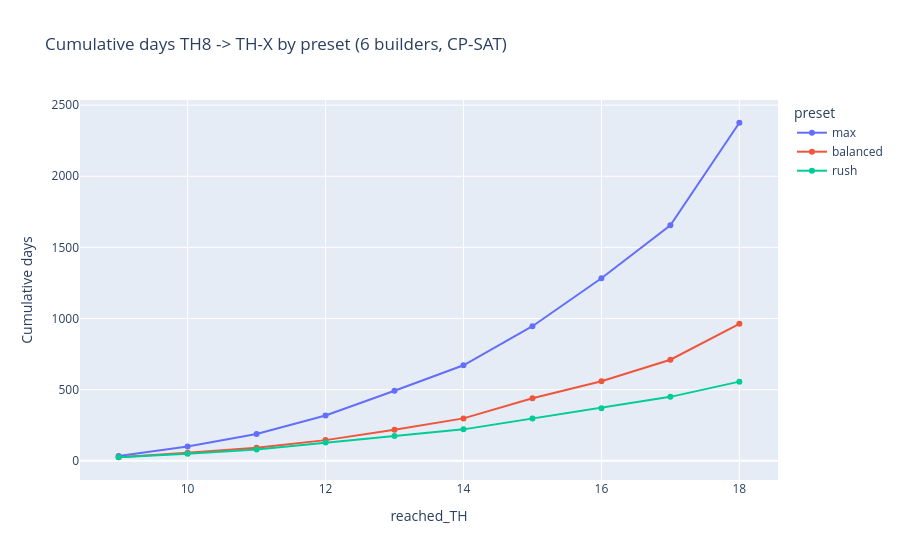

This figure's notebook cell:
### Code cell
# Cumulative days to reach each TH from TH8
cum_rows = []
for preset in PRESETS:
    sub = long_df[long_df['preset']==preset].sort_values('transition_num')
    cum = 0
    for _, r in sub.iterrows():
        cum += r['CPSAT_days']
        cum_rows.append({
            'preset': preset,
            'reached_TH': int(r['transition'].split('->TH')[1]),
            'cumulative_days': cum,
            'cumulative_years': round(cum/365.25, 2),
        })
cum_df = pd.DataFrame(cum_rows)
fig = px.line(cum_df, x='reached_TH', y='cumulative_days', color='preset', markers=True,
              title='Cumulative days TH8 -> TH-X by preset (6 builders, CP-SAT)')
fig.update_yaxes(title='Cumulative days')
fig.show()
cum_df.pivot(index='reached_TH', columns='preset', values='cumulative_years')

### Figure 1 — Plotly figure (JSON) as saved in the notebook; plotly's stock layout.template omitted (floating-point values rounded to 4 significant figures)
{"data": [{"hovertemplate": "preset=max<br>reached_TH=%{x}<br>cumulative_days=%{y}<extra></extra>", "legendgroup": "max", "line": {"color": "#636efa", "dash": "solid"}, "marker": {"symbol": "circle"}, "mode": "lines+markers", "name": "max", "orientation": "v", "showlegend": true, "type": "scatter", "x": [9, 10, 11, 12, 13, 14, 15, 16, 17, 18], "xaxis": "x", "y": [34.1, 100.6, 188.1, 318.1, 492.1, 671.6, 946.1, 1283.0, 1655.0, 2376.0], "yaxis": "y"}, {"hovertemplate": "preset=balanced<br>reached_TH=%{x}<br>cumulative_days=%{y}<extra></extra>", "legendgroup": "balanced", "line": {"color": "#EF553B", "dash": "solid"}, "marker": {"symbol": "circle"}, "mode": "lines+markers", "name": "balanced", "orientation": "v", "showlegend": true, "type": "scatter", "x": [9, 10, 11, 12, 13, 14, 15, 16, 17, 18], "xaxis": "x", "y": [24.9, 55.7, 92.5, 145.3, 218.3, 298.1, 439.1, 559.6, 710.6, 963.1], "yaxis": "y"}, {"hovertemplate": "preset=rush<br>reached_TH=%{x}<br>cumulative_days=%{y}<extra></extra>", "legendgroup": "rush", "line": {"color": "#00cc96", "dash": "solid"}, "marker": {"symbol": "circle"}, "mode": "lines+markers", "name": "rush", "orientation": "v", "showlegend": true, "type": "scatter", "x": [9, 10, 11, 12, 13, 14, 15, 16, 17, 18], "xaxis": "x", "y": [24.9, 48.7, 78.7, 128.7, 173.9, 220.9, 296.9, 369.4, 449.4, 556.4], "yaxis": "y"}], "layout": {"legend": {"title": {"text": "preset"}, "tracegroupgap": 0}, "title": {"text": "Cumulative days TH8 -> TH-X by preset (6 builders, CP-SAT)"}, "xaxis": {"anchor": "y", "domain": [0.0, 1.0], "title": {"text": "reached_TH"}}, "yaxis": {"anchor": "x", "domain": [0.0, 1.0], "title": {"text": "Cumulative days"}}}}
